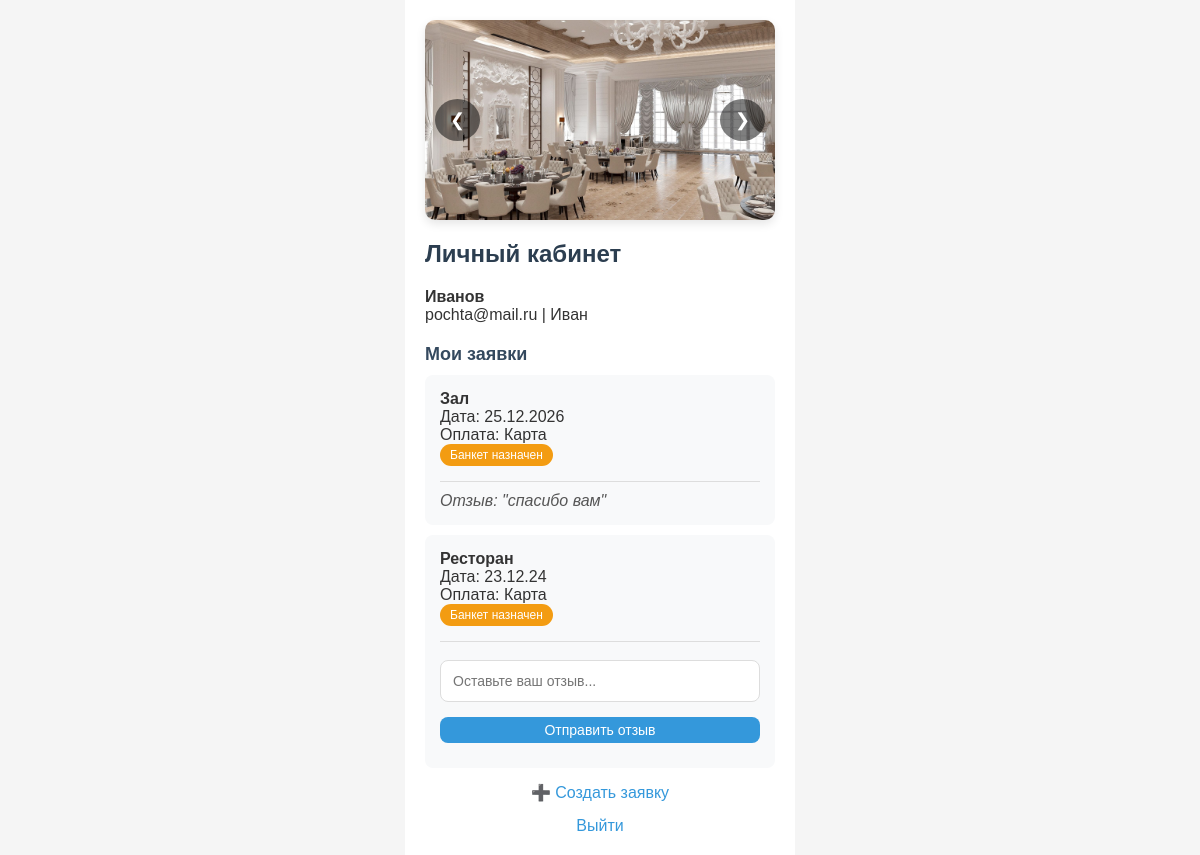
/profile (signed in), run on an earlier commit of the app's database.
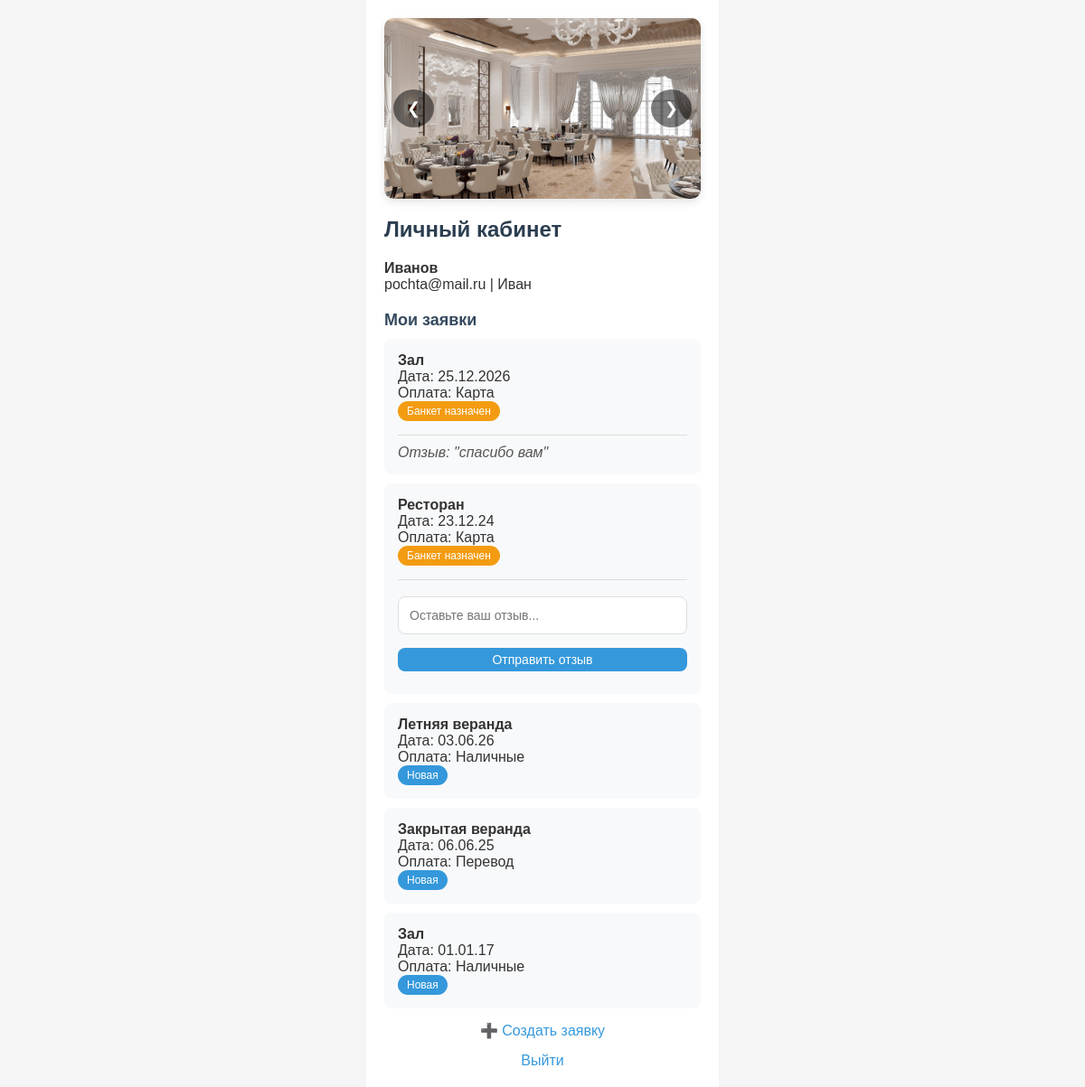
And on a later commit of the database.
### app.py (models this page shows)
class User(db.Model):
    id = db.Column(db.Integer, primary_key=True)
    login = db.Column(db.String(50), unique=True, nullable=False)
    password_hash = db.Column(db.String(200), nullable=False)
    full_name = db.Column(db.String(100), nullable=False)
    phone = db.Column(db.String(20), nullable=False)
    email = db.Column(db.String(100), nullable=False)

class Booking(db.Model):
    id = db.Column(db.Integer, primary_key=True)
    user_id = db.Column(db.Integer, db.ForeignKey('user.id'), nullable=False)
    room_name = db.Column(db.String(100), nullable=False)
    start_date = db.Column(db.String(20), nullable=False)
    payment_method = db.Column(db.String(50), nullable=False)
    status = db.Column(db.String(50), default='Новая')
    reviews = db.relationship('Review', backref='booking', lazy=True)

class Review(db.Model):
    id = db.Column(db.Integer, primary_key=True)
    booking_id = db.Column(db.Integer, db.ForeignKey('booking.id'), nullable=False)
    text = db.Column(db.Text, nullable=False)

### app.py (the view)
@app.route('/profile')
def profile():
    if 'user_id' not in session:
        return redirect(url_for('login'))
    user = User.query.get(session['user_id'])
    bookings = Booking.query.filter_by(user_id=user.id).all()
    return render_template('profile.html', user=user, bookings=bookings)

### templates/profile.html (shortened to what this page needs)
{% extends "base.html" %}
{% block content %}
<div class="slider-container">
    <div class="slider">
        <div class="slide"><img src="{{ url_for('static', filename='slide1.jpg') }}" alt="Зал 1"></div>
    </div>
    <button class="slider-btn prev" onclick="moveSlide(-1)">&#10094;</button>
    <button class="slider-btn next" onclick="moveSlide(1)">&#10095;</button>
</div>
<h1>Личный кабинет</h1>
<p><strong>{{ user.full_name }}</strong></p>
<p>{{ user.email }} | {{ user.phone }}</p>
<h2>Мои заявки</h2>
{% if bookings %}
    {% for b in bookings %}
        <div class="card">
            <p><strong>{{ b.room_name }}</strong></p>
            <p>Дата: {{ b.start_date }}</p>
            <p>Оплата: {{ b.payment_method }}</p>
            <span class="status
                {% if b.status == 'Новая' %}status-new
                {% elif b.status == 'Банкет назначен' %}status-assigned
                {% else %}status-done{% endif %}">
                {{ b.status }}
            </span>
            {% if b.status != 'Новая' %}
                <div style="margin-top: 15px; border-top: 1px solid #ddd; padding-top: 10px;">
                    {% if b.reviews %}
                        {% for r in b.reviews %}
                            <p style="font-style: italic; color: #555;">Отзыв: "{{ r.text }}"</p>
                        {% endfor %}
                    {% else %}
                        <form action="{{ url_for('add_review', booking_id=b.id) }}" method="POST">
                            <input type="text" name="review_text" placeholder="Оставьте ваш отзыв..." required style="margin-bottom: 5px;">
                            <button type="submit" style="padding: 5px; font-size: 14px;">Отправить отзыв</button>
                        </form>
                    {% endif %}
                </div>
            {% endif %}
        </div>
    {% endfor %}
{% else %}
    <p>У вас пока нет заявок.</p>
{% endif %}
<a href="{{ url_for('booking') }}" class="link-center">➕ Создать заявку</a>
<a href="{{ url_for('logout') }}" class="link-center">Выйти</a>
{% endblock %}

### templates/base.html (shortened to what this page needs)
<!DOCTYPE html>
<html lang="ru">
<head>
</head>
<body>
    <div class="container">
        {% block content %}{% endblock %}
    </div>
</body>
</html>

### templates/base.html (style rules this page uses)
* { margin: 0; padding: 0; box-sizing: border-box; }
body { font-family: Arial, sans-serif; background: #f5f5f5; color: #333; animation: fadeIn 0.8s ease-in-out; }
.container { max-width: 390px; margin: 0 auto; padding: 20px; background: white; min-height: 100vh; }
h1 { font-size: 24px; margin-bottom: 20px; color: #2c3e50; }
h2 { font-size: 18px; margin: 20px 0 10px; color: #34495e; }
input, select { width: 100%; padding: 12px; margin: 8px 0; border: 1px solid #ddd; border-radius: 8px; font-size: 14px; transition: border-color 0.3s ease, box-shadow 0.3s ease; }
button { width: 100%; padding: 12px; background: #3498db; color: white; border: none; border-radius: 8px; font-size: 16px; cursor: pointer; margin: 10px 0; transition: background 0.3s ease, transform 0.1s ease; }
.card { background: #f8f9fa; border-radius: 8px; padding: 15px; margin: 10px 0; transition: transform 0.3s ease, box-shadow 0.3s ease; }
.status { display: inline-block; padding: 4px 10px; border-radius: 12px; font-size: 12px; color: white; }
.status-new { background: #3498db; }
.status-assigned { background: #f39c12; }
a { color: #3498db; text-decoration: none; transition: color 0.3s ease; }
.link-center { text-align: center; margin-top: 15px; display: block; }
.slider-container { position: relative; width: 100%; max-width: 350px; margin: 0 auto 20px auto; overflow: hidden; border-radius: 10px; box-shadow: 0 4px 10px rgba(0,0,0,0.1); }
.slider { display: flex; transition: transform 0.5s ease-in-out; width: 100%; }
.slide { min-width: 100%; box-sizing: border-box; }
.slide img { width: 100%; height: 200px; object-fit: cover; display: block; }
.slider-btn { position: absolute; top: 50%; transform: translateY(-50%); background: rgba(0,0,0,0.5); color: white; border: none; padding: 10px 15px; cursor: pointer; border-radius: 50%; font-size: 18px; width: auto; margin: 0; }
.prev { left: 10px; }
.next { right: 10px; }

What changed in the data, as far as the page shows it:
added Booking: room_name "Летняя веранда", start_date "03.06.26", payment_method "Наличные", status "Новая"
added Booking: room_name "Закрытая веранда", start_date "06.06.25", payment_method "Перевод", status "Новая"
added Booking: room_name "Зал", start_date "01.01.17", payment_method "Наличные", status "Новая"
